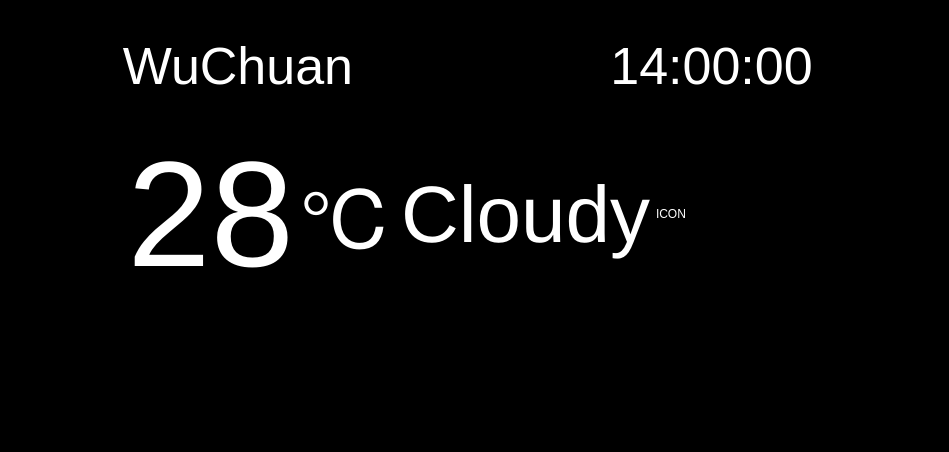
<?xml version="1.0" encoding="UTF-8"?>
<ui version="4.0">
 <class>WeatherControl</class>
 <widget class="QWidget" name="WeatherControl">
  <property name="geometry">
   <rect>
    <x>0</x>
    <y>0</y>
    <width>949</width>
    <height>452</height>
   </rect>
  </property>
  <property name="windowTitle">
   <string>Form</string>
  </property>
  <property name="styleSheet">
   <string notr="true">color: rgb(255, 255, 255);
background-color: rgb(0, 0, 0);</string>
  </property>
  <layout class="QGridLayout" name="gridLayout_4">
   <property name="leftMargin">
    <number>0</number>
   </property>
   <property name="topMargin">
    <number>0</number>
   </property>
   <property name="rightMargin">
    <number>0</number>
   </property>
   <property name="bottomMargin">
    <number>0</number>
   </property>
   <property name="horizontalSpacing">
    <number>0</number>
   </property>
   <item row="0" column="0">
    <widget class="QScrollArea" name="scrollArea">
     <property name="widgetResizable">
      <bool>true</bool>
     </property>
     <widget class="QWidget" name="scrollAreaWidgetContents">
      <property name="geometry">
       <rect>
        <x>0</x>
        <y>0</y>
        <width>947</width>
        <height>450</height>
       </rect>
      </property>
      <layout class="QGridLayout" name="gridLayout_3">
       <property name="leftMargin">
        <number>0</number>
       </property>
       <property name="topMargin">
        <number>0</number>
       </property>
       <property name="rightMargin">
        <number>0</number>
       </property>
       <property name="bottomMargin">
        <number>0</number>
       </property>
       <property name="spacing">
        <number>0</number>
       </property>
       <item row="0" column="0">
        <layout class="QHBoxLayout" name="horizontalLayout_5">
         <property name="topMargin">
          <number>0</number>
         </property>
         <item>
          <widget class="QLabel" name="labelCity">
           <property name="sizePolicy">
            <sizepolicy hsizetype="Preferred" vsizetype="Minimum">
             <horstretch>0</horstretch>
             <verstretch>0</verstretch>
            </sizepolicy>
           </property>
           <property name="styleSheet">
            <string notr="true">font: 52px;</string>
           </property>
           <property name="text">
            <string>WuChuan</string>
           </property>
           <property name="alignment">
            <set>Qt::AlignCenter</set>
           </property>
          </widget>
         </item>
         <item>
          <widget class="QLabel" name="labelTime">
           <property name="sizePolicy">
            <sizepolicy hsizetype="Preferred" vsizetype="Minimum">
             <horstretch>0</horstretch>
             <verstretch>0</verstretch>
            </sizepolicy>
           </property>
           <property name="styleSheet">
            <string notr="true">font: 52px;</string>
           </property>
           <property name="text">
            <string>14:00:00</string>
           </property>
           <property name="alignment">
            <set>Qt::AlignCenter</set>
           </property>
          </widget>
         </item>
        </layout>
       </item>
       <item row="1" column="0">
        <widget class="QWidget" name="widgetToday" native="true">
         <property name="sizePolicy">
          <sizepolicy hsizetype="Preferred" vsizetype="Minimum">
           <horstretch>0</horstretch>
           <verstretch>0</verstretch>
          </sizepolicy>
         </property>
         <layout class="QGridLayout" name="gridLayout">
          <property name="leftMargin">
           <number>0</number>
          </property>
          <property name="topMargin">
           <number>0</number>
          </property>
          <property name="rightMargin">
           <number>0</number>
          </property>
          <property name="bottomMargin">
           <number>0</number>
          </property>
          <item row="0" column="0">
           <layout class="QVBoxLayout" name="verticalLayout">
            <item>
             <layout class="QHBoxLayout" name="horizontalLayout">
              <item>
               <widget class="QLabel" name="labelTempNow">
                <property name="sizePolicy">
                 <sizepolicy hsizetype="Expanding" vsizetype="Preferred">
                  <horstretch>0</horstretch>
                  <verstretch>0</verstretch>
                 </sizepolicy>
                </property>
                <property name="styleSheet">
                 <string notr="true">font: 150px;</string>
                </property>
                <property name="text">
                 <string>28</string>
                </property>
                <property name="alignment">
                 <set>Qt::AlignRight|Qt::AlignTrailing|Qt::AlignVCenter</set>
                </property>
               </widget>
              </item>
              <item>
               <widget class="QLabel" name="label_3">
                <property name="sizePolicy">
                 <sizepolicy hsizetype="Preferred" vsizetype="Fixed">
                  <horstretch>0</horstretch>
                  <verstretch>0</verstretch>
                 </sizepolicy>
                </property>
                <property name="styleSheet">
                 <string notr="true">font: 80px;</string>
                </property>
                <property name="text">
                 <string>℃</string>
                </property>
                <property name="alignment">
                 <set>Qt::AlignLeading|Qt::AlignLeft|Qt::AlignVCenter</set>
                </property>
               </widget>
              </item>
              <item>
               <widget class="QLabel" name="labelWeaNow">
                <property name="sizePolicy">
                 <sizepolicy hsizetype="Preferred" vsizetype="Preferred">
                  <horstretch>0</horstretch>
                  <verstretch>0</verstretch>
                 </sizepolicy>
                </property>
                <property name="styleSheet">
                 <string notr="true">font: 80px;</string>
                </property>
                <property name="text">
                 <string>Cloudy</string>
                </property>
                <property name="alignment">
                 <set>Qt::AlignLeading|Qt::AlignLeft|Qt::AlignVCenter</set>
                </property>
               </widget>
              </item>
              <item>
               <widget class="QLabel" name="labelIcon">
                <property name="sizePolicy">
                 <sizepolicy hsizetype="Expanding" vsizetype="Preferred">
                  <horstretch>0</horstretch>
                  <verstretch>0</verstretch>
                 </sizepolicy>
                </property>
                <property name="text">
                 <string>ICON</string>
                </property>
                <property name="alignment">
                 <set>Qt::AlignLeading|Qt::AlignLeft|Qt::AlignVCenter</set>
                </property>
               </widget>
              </item>
             </layout>
            </item>
           </layout>
          </item>
          <item row="1" column="0">
           <widget class="WeatherReportControl" name="widgetTodayReport" native="true">
            <layout class="QHBoxLayout" name="horizontalLayout_4"/>
           </widget>
          </item>
         </layout>
        </widget>
       </item>
       <item row="2" column="0">
        <widget class="QWidget" name="widgetReport" native="true">
         <property name="sizePolicy">
          <sizepolicy hsizetype="Preferred" vsizetype="Minimum">
           <horstretch>0</horstretch>
           <verstretch>0</verstretch>
          </sizepolicy>
         </property>
         <layout class="QGridLayout" name="gridLayout_2">
          <property name="leftMargin">
           <number>0</number>
          </property>
          <property name="topMargin">
           <number>0</number>
          </property>
          <property name="rightMargin">
           <number>0</number>
          </property>
          <property name="bottomMargin">
           <number>0</number>
          </property>
          <item row="0" column="0">
           <widget class="WeatherReportControl" name="widgetWeatherDay0" native="true"/>
          </item>
          <item row="1" column="0">
           <widget class="WeatherReportControl" name="widgetWeatherDay1" native="true"/>
          </item>
          <item row="2" column="0">
           <widget class="WeatherReportControl" name="widgetWeatherDay2" native="true"/>
          </item>
          <item row="3" column="0">
           <widget class="WeatherReportControl" name="widgetWeatherDay3" native="true"/>
          </item>
         </layout>
        </widget>
       </item>
      </layout>
     </widget>
    </widget>
   </item>
  </layout>
 </widget>
 <customwidgets>
  <customwidget>
   <class>WeatherReportControl</class>
   <extends>QWidget</extends>
   <header location="global">weatherreportcontrol.h</header>
   <container>1</container>
  </customwidget>
 </customwidgets>
 <resources/>
 <connections/>
</ui>
